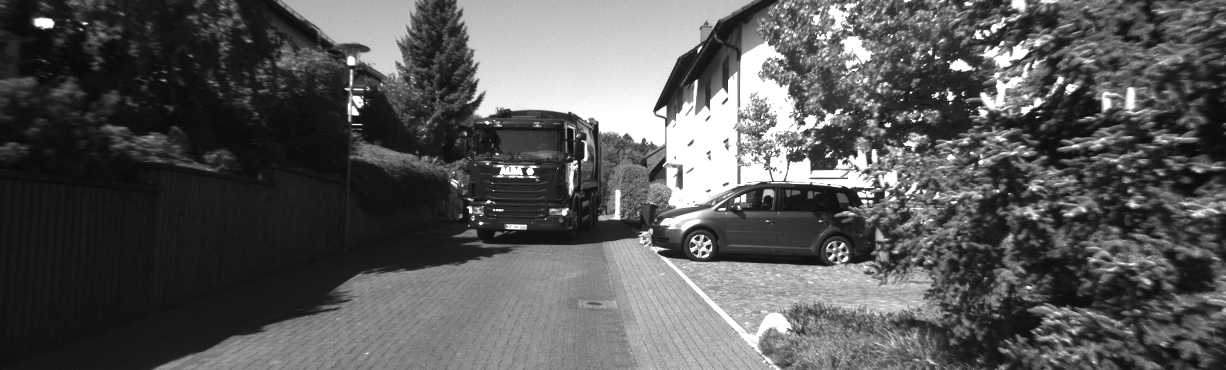
#> input picture datasets/kitti/images/000157_10.png, 1226 x 370 px, given in place of image1.jpg, which was not available
$ python Tracking_kanade.py
#> lines starting #> are read from the running program, lines starting #| are printed output that depends on the picture
### week_3/model/video.py
from typing import Optional
from week_3.model.bbox import BBox
from .frame import Frame
import numpy as np
import random


class Video:
    list_frames: list

    def __init__(self, list_frames=[]):
        self.list_frames=list_frames

    # [27 lines left out: function getgt_detections, not called in this run]

    @staticmethod
    def getgroundTruthown(directory_txt, ini_frames,end_frames):
        """Read txt files containing bounding boxes (ground truth and detections)."""
#> called with directory_txt = 'detections_mask_rcnn_fine_tune.txt', ini_frames = 1, end_frames = 2141
        # Read GT detections from txt file
        # Each value of each line is  "frame_id, x, y, width, height,confidence" respectively
        vid_fr = []
        frameid_saved = 1
        Boxes_list = []
        txt_gt = open(directory_txt, "r")
#> (reads week_4/detections_mask_rcnn_fine_tune.txt from the repository)
        for line in txt_gt:
            splitLine = line.split(",")
            frameid = int(splitLine[0])
            label = float(splitLine[1])
            topleft = [float(splitLine[2]), float(splitLine[3])]
            width = float(splitLine[4])
            height = float(splitLine[5])
            confidence = float(splitLine[6])
            det_id = int(splitLine[7])
            Boxes_list.append(BBox(frameid, label, topleft, width, height, confidence, det_id))

        for i in range(ini_frames, end_frames):
            items = [item for item in Boxes_list if item.frame_id == i]
            if items:
                vid_fr.append(Frame(i, items))
        txt_gt.close()
        return vid_fr


    # [17 lines left out: functions modify_random_bboxes, eliminate_random_bboxes, not called in this run]

    def get_num_frames(self):
        num_frames = len(self.list_frames)
        return num_frames

    # [19 lines left out: functions get_frame_by_id, get_detections_all, not called in this run]

### week_3/model/bbox.py
from typing import Optional
import numpy as np
import random


class BBox:
    frame_id: int
    label: float
    top_left: (float, float)
    width: float
    height: float
    confidence: float
    det_id: int

    def __init__(self, frame_id=0, label=3, top_left=(0, 0), width=0, height=0, confidence=0, det_id=0):
        self.frame_id = frame_id
        self.label = label
        self.top_left = top_left
        self.width = width
        self.height = height
        self.confidence = confidence
        self.det_id = det_id

    def get_bottom_right(self) -> (float, float):
        return self.top_left[0] + self.width, self.top_left[1] + self.height

    def get_bottom_left(self) -> (float, float):
        return self.top_left[0] + self.width, self.top_left[1]

    def get_top_right(self) -> (float, float):
        return self.top_left[0], self.top_left[1] + self.height

    def get_confidence(self):
        return self.confidence

    def get_label(self):
        return self.label

    def get_frame_id(self):
        return self.frame_id

    def contains_point(self, point: (float, float)) -> bool:
        return (self.top_left[0] <= point[0] <= self.get_bottom_right()[0] and
                self.top_left[1] <= point[1] <= self.get_bottom_right()[1])

    def get_area(self):
        return self.width * self.height

    # [22 lines left out: functions union, intersection, not called in this run]

    def iou(self, other: 'BBox') -> float:
        return self.intersection(other).get_area() / self.union(other).get_area()

    def to_result(self):
        return [self.top_left[0], self.top_left[1], self.get_bottom_right()[0], self.get_bottom_right()[1]]

    # [6 lines left out: function modify_bbox, not called in this run]

    def __str__(self):
        return str(self.top_left) + ', ' + str(self.width) + 'x' + str(self.height)

### week_3/model/frame.py
import os
import cv2
from week_3.model.bbox import *
import matplotlib.pyplot as plt
import matplotlib.patches as patches
import numpy as np

class Frame:


    frame_id:int
    bboxes:[BBox]
    def __init__(self, frame_id: object = 0, bboxes: object = []) -> object:
        self.frame_id=frame_id
        self.bboxes=bboxes

    # [7 lines left out: function get_bboxes, not called in this run]

    def add_bbox(self,bb:'BBox'):
            self.bboxes.append(bb)

    def clear_bbox(self):
        self.bboxes.clear()
    # [23 lines left out: functions frame_extraction_ffmpeg, frame_extraction_cv2, not called in this run]


    def modify_bbox_frame(self,noise):
        for i in self.bboxes:
            i.modify_bbox(noise)

    # [51 lines left out: function show_frame, not called in this run]

### week_4/utils/tracking_utils.py
import numpy as np
from matplotlib import pyplot as plt


def np_hist_to_cv(np_histogram_output):
    counts, bin_edges = np_histogram_output
    return counts.ravel().astype('float32')


def get_cmap(n, name='hsv'):
    return plt.cm.get_cmap(name, n)

### week_4/Tracking_kanade.py

from matplotlib import patches
from PIL import Image
from week_4.metrics.evaluation_funcs import *
from collections import Counter

from week_4.utils.tracking_utils import *
from week_4.optical_flow_off_the_shelf import *
from week_4.metrics.Optical_flow_metrics import *
from week_4.metrics.Optical_flow_visualization import *
import math
from operator import itemgetter
#import pkg_resources
#pkg_resources.require("cv2==4.1.1")
#import cv2


def distance(a, b):

    if a == b:
        return 0
    elif (a < 0) and (b < 0) or (a > 0) and (b > 0):
        if a < b:
            return abs(abs(a) - abs(b))
        else:
            return -(abs(abs(a) - abs(b)))
    else:
        return math.copysign((abs(a) + abs(b)),b)


def tuple_comparison(tuple1, tuple2):

    x = distance(tuple1[0], tuple2[0])
    y = distance(tuple1[1], tuple2[1])

    difference = abs(x) + abs(y)

    return difference

"""
def optical_flow_estimation(img1, img2, visualize=True):
    image1 = cv2.imread(img1)
    image2 = cv2.imread(img2)
    previous = cv2.cvtColor(image1, cv2.COLOR_BGR2GRAY)
    next = cv2.cvtColor(image2, cv2.COLOR_BGR2GRAY)

    previous = cv2.GaussianBlur(previous, (5, 5), cv2.BORDER_DEFAULT)
    next = cv2.GaussianBlur(next, (5, 5), cv2.BORDER_DEFAULT)

    s = time.time()
    flow = cv2.calcOpticalFlowFarneback(previous, next, flow=None, pyr_scale=0.5, levels=3, winsize=15, iterations=3,
                                        poly_n=5, poly_sigma=1.2, flags=0)
    e = time.time()
    flow = cv2.resize(flow, (1920, 1080))
    print('Time Taken: %.2f seconds' % (e - s))

    u = flow[:, :, 0]
    v = flow[:, :, 1]

    flow_1 = np.ndarray((u.shape[0], u.shape[1], 3))
    flow_1[:, :, 0] = u
    flow_1[:, :, 1] = v
    flow_1[:, :, 2] = np.ones((u.shape[0], u.shape[1]))

    if visualize:
        hsv = np.zeros_like(image1)
        hsv[..., 1] = 255
        mag, ang = cv2.cartToPolar(flow[..., 0], flow[..., 1])
        hsv[..., 0] = ang * 180 / np.pi / 2
        hsv[..., 2] = cv2.normalize(mag, None, 0, 255, cv2.NORM_MINMAX)
        bgr = cv2.cvtColor(hsv, cv2.COLOR_HSV2BGR)
        cv2.imshow('farneback_output', bgr)
        cv2.waitKey(0)

    return flow, flow_1
"""
def optical_flow_estimation(img1, img2, p0):
    # params for ShiTomasi corner detection


    # Parameters for lucas kanade optical flow
    lk_params = dict(winSize=(15, 15),
                     maxLevel=2,
                     criteria=(cv2.TERM_CRITERIA_EPS | cv2.TERM_CRITERIA_COUNT, 10, 0.03))

    # Create some random colors
    color = np.random.randint(0, 255, (100, 3))

    # Take first frame and find corners in it
    old_frame = cv2.imread(img1)

    frame = cv2.imread(img2)


    flow = np.zeros((old_frame.shape[0], old_frame.shape[1], 2))

    u = np.zeros([old_frame.shape[0], old_frame.shape[1]])
    v = np.zeros([old_frame.shape[0], old_frame.shape[1]])

    old_gray = cv2.cvtColor(old_frame, cv2.COLOR_BGR2GRAY)

    frame_gray = cv2.cvtColor(frame, cv2.COLOR_BGR2GRAY)

    #p0 = cv2.goodFeaturesToTrack(old_gray, mask=None, **feature_params)

    # calculate optical flow
    p1, st, err = cv2.calcOpticalFlowPyrLK(old_gray, frame_gray, p0, None, **lk_params)

    # Select good points
    good_new = p1[st == 1]
    good_old = p0[st == 1]

    dpi = 80
    im = np.array(Image.open(img1))
    height = im.shape[1]
    width = im.shape[0]
    colors = 'rgb'
    c = colors[2]

    for i, (new, old) in enumerate(zip(good_new, good_old)):
        b, a = new.ravel()
        d, c = old.ravel()
    """
    for idx, good_point in enumerate(good_old):
        old_gray_x = good_point[1]
        old_gray_y = good_point[0]
        frame_gray_x = good_new[idx][1]
        frame_gray_y = good_new[idx][0]

        flow_1[int(old_gray_x), int(old_gray_y)] = np.array([frame_gray_x - old_gray_x, frame_gray_y - old_gray_y, 1])
        u[int(old_gray_x), int(old_gray_y)] = np.array([(frame_gray_x - old_gray_x)])
        v[int(old_gray_x), int(old_gray_y)] = np.array([(frame_gray_y - old_gray_y)])


    flow = np.concatenate((u[..., None], v[..., None]), axis=2)
    """
    return (b - d), (a-c)


def tracking_overlap(detec_dir, gt, begin, end, num_color, visualize=True):
    tracker = 0
    detec_x_frame = 0
    detections_frame = []
    trackings = []
    OF_state=[]
    old_detections = []
    new_detections = []
    list_detections = []
    ids = []
    video_detections = []
    fig = plt.figure()
    ax1 = plt.subplot()
    plt.ion()
    cmap = get_cmap(num_color)

    detections = Video(Video().getgroundTruthown(detec_dir, begin, end))  # 450
    tracks = []
    for frame in detections.list_frames:

        image_num = frame.frame_id

        path = '../datasets/train/S03/c010/frames/image' + str(image_num) + '.jpg'
        path1 = '../datasets/train/S03/c010/frames/image' + str(image_num - 1) + '.jpg'
        img = cv2.imread(path)
#> img is the input picture: shape (370, 1226, 3); min 8, max 255, mean 88.3
        mask = cv2.cvtColor(img, cv2.COLOR_BGR2GRAY)
        # flow, flow1 = optical_flow_estimation(path, path1, False)

        if not trackings:

            detec_x_frame = len(frame.bboxes)
            tracker = tracker + detec_x_frame
            ids = list(range(0, tracker))

            detections_frame = frame.bboxes
        else:
            old_detections = []
            new_detections = []
            for detec_box in frame.bboxes:

                if image_num >= begin + 1:

                    direction = []
                    x_dir1 = 0
                    x_dir = 0
                    y_dir1 = 0
                    y_dir = 0
                    x = round(detec_box.top_left[0])
                    width = round(detec_box.width)
                    y = round(detec_box.top_left[1])
                    height = round(detec_box.height)

                    feature_params = dict(maxCorners=1000,
                                          qualityLevel=0.3,
                                          minDistance=7,
                                          blockSize=7)

                    roi= mask[y: y + height, x: x + width]

                    plt.imshow(roi)
                    plt.show()

                    p0 = cv2.goodFeaturesToTrack(roi, **feature_params)


                    average_x, average_y = optical_flow_estimation(path, path1, p0)


                    """
                    detec_flow = flow[ x: width,y:height]

                    average_x = np.mean(np.median(detec_flow[:, :, 0]))

                    average_y = np.mean(np.median(detec_flow[:, :, 1]))
                    """

                    north = 1 if abs(average_x) < abs(average_y) and np.sign(average_y) == -1 else 0.5 if np.sign(
                        average_y) == -1 else 0
                    east = 1 if abs(average_x) > abs(average_y) and np.sign(average_x) == 1 else 0.5 if np.sign(
                        average_x) == 1 else 0
                    west = 1 if abs(average_x) > abs(average_y) and np.sign(average_x) == -1 else 0.5 if np.sign(
                        average_x) == -1 else 0
                    south = 1 if abs(average_x) < abs(average_y) and np.sign(average_y) == 1 else 0.5 if np.sign(
                        average_y) == 1 else 0

                    direction = [north, east, west, south]

                    if direction[0] == 1:
                        x_dir = 0
                        y_dir = -1
                    if direction[1] == 1:
                        x_dir = 1
                        y_dir = 0
                    if direction[2] == 1:
                        x_dir = -1
                        y_dir = 0
                    if direction[3] == 1:
                        x_dir = 0
                        y_dir = 1
                    if direction[0] == 0.5:
                        x_dir1 = 0
                        y_dir1 = -1
                    if direction[1] == 0.5:
                        x_dir1 = 1
                        y_dir1 = 0
                    if direction[2] == 0.5:
                        x_dir1 = -1
                        y_dir1 = 0
                    if direction[3] == 0.5:
                        x_dir1 = 0
                        y_dir1 = 1

                    if np.isnan(average_x).any():
                        OF = [0, 0]
                        OF_final = [OF[0] , OF[1] ]
                    else:
                        OF = [x_dir, y_dir]
                        OF_final = [OF[0] , OF[1] ]

                else:
                    OF = [0, 0]
                    OF_2 = [0, 0]
                    OF_final = [OF[0] + OF_2[0], OF[1] + OF_2[1]]


                ious = []

                tracks = [[frame, car_id, boxes, siam_img] for (frame, car_id, boxes, siam_img) in trackings if
                          frame == image_num - 1 or frame == image_num - 2  or frame == image_num - 3 or frame == image_num - 4
                          or frame == image_num - 5 or frame == image_num - 10]
                for i in tracks:

                    if image_num >= begin + 1:
                        ious.append([i[1], iou_bbox_2(detec_box, i[2]), detec_box, tuple_comparison(i[3], OF_final)])
                    else:
                        ious.append([i[1], iou_bbox_2(detec_box, i[2]), detec_box, 15])


                if ious:


                    #ioubox = max(ious, key=lambda x: (x[1], x[3]))

                    best_candidates = sorted(ious, key=itemgetter(1),reverse=True)[:2]

                    ioubox = min(best_candidates, key=lambda x: (x[3]))
                    #indices = smallest, [index for index, [idee, iou_comp,bbox, direc] in enumerate(best_candidates) if smallest == direc]
                    #ioubox = max(map(best_candidates.__getitem__, indices[1]), key=lambda x:(x[1]))

                if ioubox[1] > 0.5:

                    old_detections.append([image_num, ioubox[0], ioubox[2]])
                else:
                    num_new_id = [ide[1] for ide in trackings]

                    try:
                        num_new_id = max(k for k, v in Counter(num_new_id).items() if v>=5)
                    except (ValueError, RuntimeError, TypeError, NameError):
                        num_new_id = max(k for k, v in Counter(num_new_id).items() if v >= 1)

                    new_detections.append([image_num, num_new_id+1+len(new_detections), detec_box])

            old_detections = sorted(old_detections, key=lambda x: x[1])

            list_detections = [row[2] for row in old_detections]

            list_detections.extend([row[2] for row in new_detections])

            ids = [row[1] for row in old_detections]
            ids.extend(row[1] for row in new_detections)

            detections_frame = list_detections

        frame_detections = []

        im = np.array(Image.open(path), dtype=np.uint8)

        for detection, id in zip(detections_frame, ids):

            if image_num >= begin + 1:
                direction = []
                x = round(detection.top_left[0])
                width = round(detection.width + x)
                y = round(detection.top_left[1])
                height = round(detection.height + y)

                feature_params = dict(maxCorners=100,
                                      qualityLevel=0.3,
                                      minDistance=7,
                                      blockSize=7)

                img = cv2.imread(path)

                mask = cv2.cvtColor(img, cv2.COLOR_BGR2GRAY)

                roi = mask[y: height, x: width]

                p0 = cv2.goodFeaturesToTrack(roi, **feature_params)
                average_x, average_y = optical_flow_estimation(path, path1, p0)

                """
                detec_flow = flow[ x: width,y:height]

                average_x = np.mean(np.median(detec_flow[:, :, 0]))

                average_y = np.mean(np.median(detec_flow[:, :, 1]))
                """

                north = 1 if abs(average_x) < abs(average_y) and np.sign(average_y) == -1 else 0.5 if np.sign(average_y) == -1 else 0
                east = 1 if abs(average_x) > abs(average_y) and np.sign(average_x) == 1 else 0.5 if np.sign(average_x) == 1 else 0
                west = 1 if abs(average_x) > abs(average_y) and np.sign(average_x) == -1 else 0.5 if np.sign(average_x) == -1 else 0
                south = 1 if abs(average_x) < abs(average_y) and np.sign(average_y) == 1 else 0.5 if np.sign(average_y) == 1 else 0

                direction = [north, east, west, south]

                if direction[0] == 1:
                    x_dir = 0
                    y_dir = -1
                if direction[1] == 1:
                    x_dir = 1
                    y_dir = 0
                if direction[2] == 1:
                    x_dir = -1
                    y_dir = 0
                if direction[3] == 1:
                    x_dir = 0
                    y_dir = 1


                if np.isnan(average_x).any():
                    OF = [0, 0]

                    OF_final = [OF[0] , OF[1] ]
                else:
                    OF = [x_dir, y_dir]
                    OF_2 = [x_dir1, y_dir1]
                    OF_final = [OF[0] , OF[1] ]
            else:
                OF = [0, 0]
                OF_2 = [0, 0]
                OF_final = [OF[0] , OF[1] ]

            OF_state.append([id, OF_final])

            values = set(map(lambda x: x[0], OF_state))
            newlist = [[y[1] for y in OF_state if y[0] == x] for x in values]

            import collections

            val_1 = collections.Counter([x for (x, y) in map(tuple, newlist[id][-10:])])
            val_2 = collections.Counter([y for (x, y) in map(tuple, newlist[id][-10:])])

            OF_final = [max(val_1, key=val_1.get), max(val_2, key=val_2.get)]

            trackings.append([image_num, id, detection, OF_final])

            frame_detections.append([id, detection.top_left[0], detection.top_left[1], detection.width, detection.height])

            color = cmap(id)

            detec = patches.Rectangle(detection.top_left, detection.width, detection.height, linewidth=1.5, edgecolor=color, facecolor='none')
            ax1.add_patch(detec)

            caption_id = "ID: {}".format(id)
            ax1.text(detection.top_left[0], detection.top_left[1]-10, caption_id, color=color)

            ax1.text(10, 60, "Frame: {}".format(image_num), color='w', fontsize=11)

            if image_num >= begin + 1:
                ax1.arrow(detection.top_left[0]+(detection.width/2), detection.top_left[1]+(detection.height/2), OF_final[0]*10, OF_final[1]*10, head_width=10, head_length=10, fc=color, ec=color)

        video_detections.append(frame_detections)

        if visualize:
            ax1.axis('off')
            ax1.imshow(im)
            plt.show()
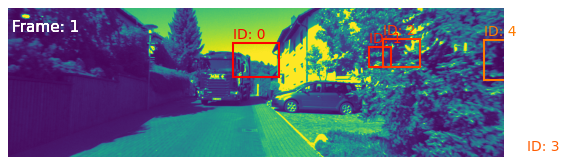
#> figure drawn by matplotlib, 1 panel
            plt.pause(0.001)

            ax1.clear()
#> pass 2 of the loop in tracking_overlap, `for frame in detections.list_frames:`:
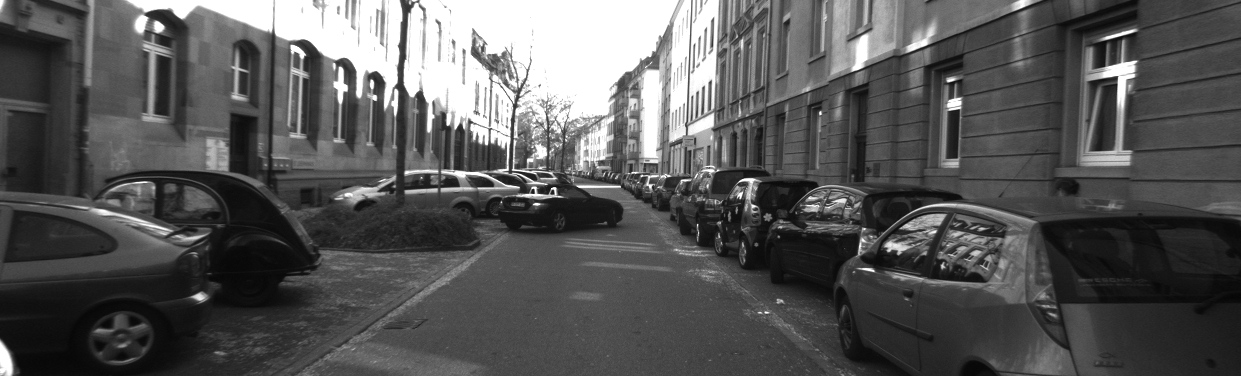
#> input picture datasets/kitti/images/000045_10.png, 1241 x 376 px, given in place of image2.jpg, which was not available
#> in tracking_overlap, img is the input picture: shape (376, 1241, 3); min 5, max 255, mean 87
#> mask: shape (376, 1241)
#> in tracking_overlap, `roi= mask[y: y + height, x: x + width]`:
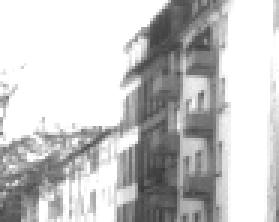
#> roi: shape (74, 93) (shown 3 times larger); min 56, max 255, mean 197.9
#> p0 = 20 rows, first 8: [63, 25], [62, 44], [43, 64], [47, 11], [43, 44], [62, 68], [28, 54], [44, 27]


    gt_list = Video(Video().getgroundTruthown(gt, begin, end))

    compute_IDF1(video_detections, gt_list)


detec_dir = 'detections_mask_rcnn_fine_tune.txt'
gt = 'annotation_only_cars.txt'
#> (the run stopped early here; a loop or call above may not have finished)
